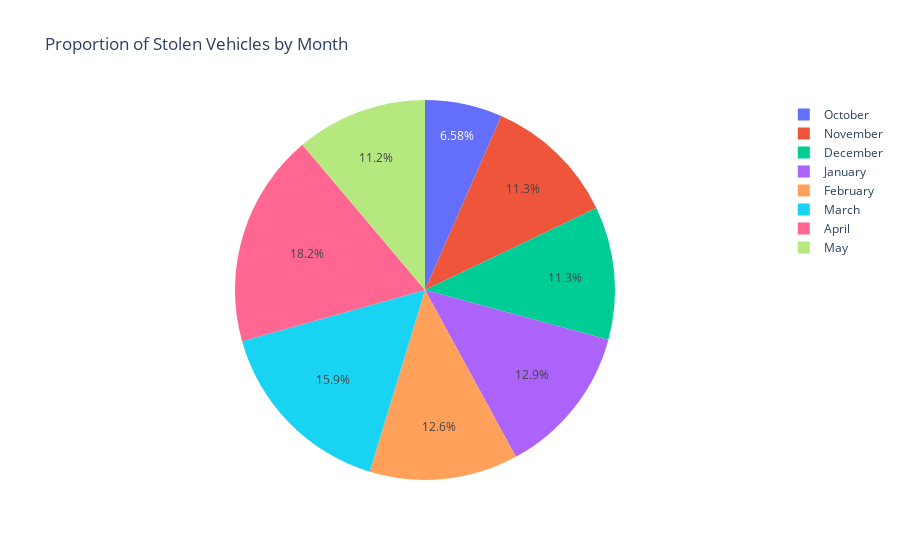

Write notebook code for a chart like this one.
### Code cell
#By month(name of the month column will be added as 'month' column)

# Count of stolen vehicle by monthly theft

# Extract month
df5['month'] = df5['date_stolen'].dt.month_name()  # Extract month name

# Define the custom order for months
month_order = ['October', 'November', 'December', 'January', 'February', 'March', 'April', 'May']

# Convert the 'month' column to a categorical type with the specified order
df5['month'] = pd.Categorical(df5['month'], categories=month_order, ordered=True)

# Calculate monthly theft counts
monthly_theft_counts = df5['month'].value_counts().reindex(month_order)

# Print monthly theft counts
print(monthly_theft_counts)

#import plotly.express as px

# Pie Chart of Monthly Count of Stolen Vehicles
# Prepare the data for the pie chart
monthly_theft_counts_df = monthly_theft_counts.reset_index()
monthly_theft_counts_df.columns = ['month', 'count']

# Create the pie chart
fig = px.pie(monthly_theft_counts_df, 
             names='month', 
             values='count',
             title='Proportion of Stolen Vehicles by Month', 
             category_orders={'month': month_order},
             labels={'count': 'Count of Stolen Vehicles'})

# Show the pie chart
fig.show()

### Figure 1 — Plotly figure (JSON) as saved in the notebook; plotly's stock layout.template omitted (floating-point values rounded to 4 significant figures)
{"data": [{"direction": "clockwise", "domain": {"x": [0, 1], "y": [0, 1]}, "hovertemplate": "month=%{label}<br>Count of Stolen Vehicles=%{value}<extra></extra>", "labels": ["October", "November", "December", "January", "February", "March", "April", "May"], "legendgroup": "", "name": "", "showlegend": true, "sort": false, "type": "pie", "values": [415, 714, 714, 811, 798, 1006, 1148, 704]}], "layout": {"legend": {"tracegroupgap": 0}, "title": {"text": "Proportion of Stolen Vehicles by Month"}}}
